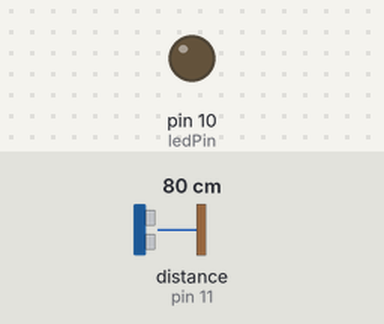
Simulated run of this sketch. Board: Arduino Uno, built with avr-gcc and run on an emulated ATmega328P. Parts: output pins drawn as LEDs (lit = HIGH). Wiring (inferred from the names in the program): ultrasonic range finder: trigger pin 12; echo pin 11. Dashed ring = blinking. The test bench sets the inputs (shaded band); at power-on: distance to the obstacle (sensor on pin 11) 80 cm. The echo pulse lasts 58.3 µs per cm; pins used as bus, display or sensor lines are not drawn; what the sketch prints to the serial monitor is not drawn.

Above: at 1.2 s.
1.3 s: distance to the obstacle (sensor on pin 11) set to 47 cm
2.8 s: distance to the obstacle (sensor on pin 11) set to 36 cm
At 5.7 s:
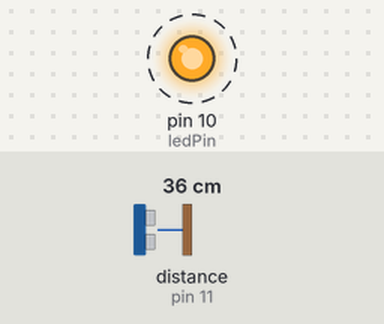
5.8 s: distance to the obstacle (sensor on pin 11) set to 2 cm
At 6.3 s:
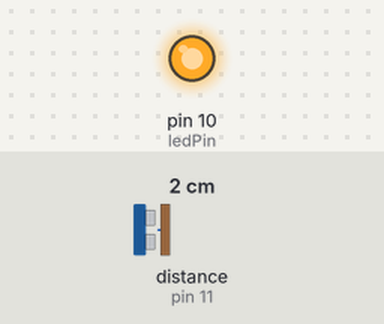
7.3 s: distance to the obstacle (sensor on pin 11) set to 35 cm
At 7.81 s:
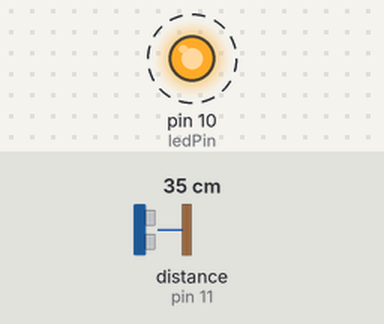
Timing chart, 0 to 11.3 s (numbered marks = the images above; inputs shaded):
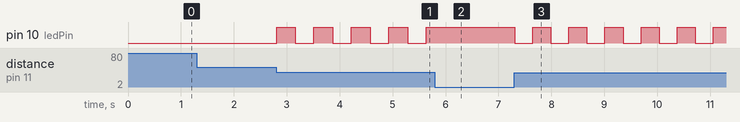

Measured:
- the behaviour switches between 42 and 41 cm on distance to the obstacle (sensor on pin 11) (found by bisection; images 0 and 1)
- after the input at 2.8 s, pin 10 (ledPin): alternates HIGH for 0.35 s and LOW for 0.35 s, starting at once
- after the input at 5.8 s, pin 10 (ledPin): stops changing and stays HIGH
- after the input at 7.3 s, pin 10 (ledPin): alternates HIGH for 0.34 s and LOW for 0.34 s, starting at once

The sketch:

parking-sensor.ino
```cpp
#define trigPin 12
#define echoPin 11
#define ledPin 10

long distance = 500, duration;
int blinkInterval = 500;
boolean blinkStart = false;
long previousMillis = 0;
int ledState = LOW;

void setup() {
  Serial.begin (9600);
  pinMode(trigPin, OUTPUT);
  pinMode(echoPin, INPUT);
  pinMode(ledPin, OUTPUT);
}

void loop() {
  setInterval(true);
  blinkLed();
}

void setInterval(boolean debug) {
  distance = readDistance();
  blinkInterval = distance * 10;

  if (distance > 40) {
    blinkStart = false;
  } else {
    blinkStart = true;
  }

  if (debug) {
    Serial.println(distance);
  }
}

int readDistance() {
  digitalWrite(trigPin, LOW);
  delayMicroseconds(2);
  digitalWrite(trigPin, HIGH);
  delayMicroseconds(10);
  digitalWrite(trigPin, LOW);
  duration = pulseIn(echoPin, HIGH);
  return distance = (duration/2) / 29.1;
}

void blinkLed() {
  if (!blinkStart) {
    ledState = LOW;
    digitalWrite(ledPin, ledState);
    return;
  }

  if (blinkInterval < 40) {
    ledState = HIGH;
    digitalWrite(ledPin, ledState);
    return;
  }

  unsigned long currentMillis = millis();
  if(currentMillis - previousMillis > blinkInterval) {
    // save the last time you blinked the LED
    previousMillis = currentMillis;

    // if the LED is off turn it on and vice-versa:
    if (ledState == LOW) ledState = HIGH;
    else                 ledState = LOW;
    digitalWrite(ledPin, ledState);
  }
}
```
